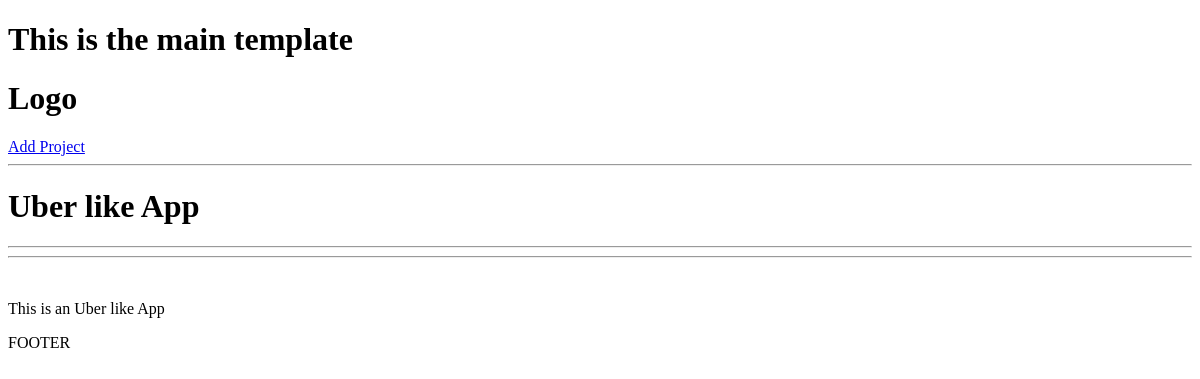
/myproject/c295b148-df22-4d70-ae10-33254b760622, run on an earlier commit of the app's database.
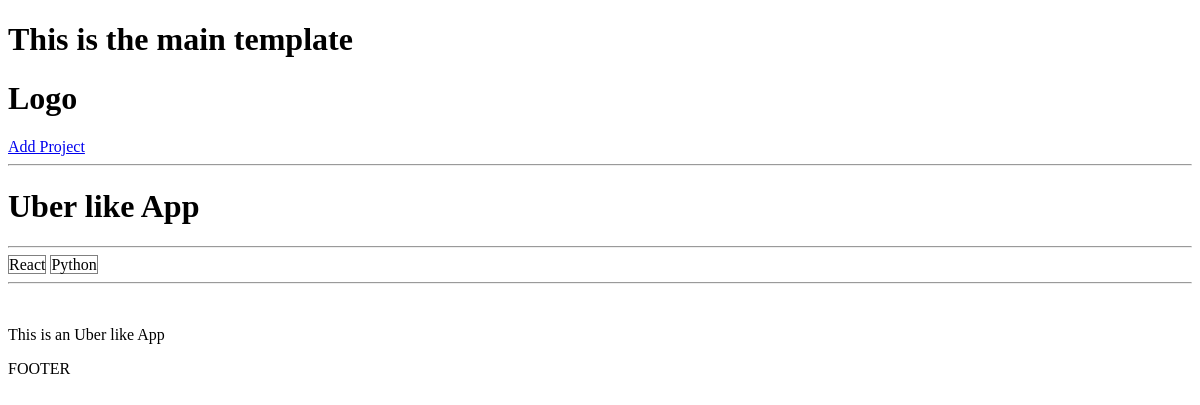
And on a later commit of the database.
### myprojects/models.py (models this page shows)
class Tag(models.Model):
    name = models.CharField(max_length=200)
    created_value = models.DateTimeField(auto_now_add=True)
    id = models.UUIDField(default=uuid.uuid4, unique=True,
                          editable=False, primary_key=True)
    def __str__(self):
        return self.name

### myprojects/views.py (the view)
# urls.py: path('myproject/<str:pk>', views.myproject, name="master_link_project"),
def myproject(request, pk):
    myprojectObj = MyProject.objects.get(id=pk)
    return render(request, 'projects/single-project.html', {'myproject': myprojectObj})

### myprojects/templates/projects/single-project.html
{% extends 'main.html' %} {% block content %}
<h1>{{myproject.title}}</h1>
<hr />
{% for tag in myproject.tags.all %}
<span style="border: 1px solid grey">{{tag}}</span>
{% endfor %}
<hr />
<br />
<p>{{myproject.description}}</p>
{% endblock %}

What changed in the data, as far as the page shows it:
added Tag: name "React"
added Tag: name "Python"
